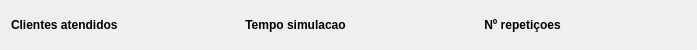
     <widget class="QWidget" name="footer" native="true">
      <property name="maximumSize">
       <size>
        <width>100000</width>
        <height>50</height>
       </size>
      </property>
      <layout class="QHBoxLayout" name="horizontalLayout">
       <item>
        <widget class="QLabel" name="nameLabel_30">
         <property name="minimumSize">
          <size>
           <width>115</width>
           <height>0</height>
          </size>
         </property>
         <property name="maximumSize">
          <size>
           <width>115</width>
           <height>16777215</height>
          </size>
         </property>
         <property name="font">
          <font>
           <weight>75</weight>
           <bold>true</bold>
          </font>
         </property>
         <property name="text">
          <string>Clientes atendidos</string>
         </property>
         <property name="alignment">
          <set>Qt::AlignLeading|Qt::AlignLeft|Qt::AlignVCenter</set>
         </property>
        </widget>
       </item>
       <item>
        <widget class="QLabel" name="clientesAtendidos">
         <property name="minimumSize">
          <size>
           <width>100</width>
           <height>0</height>
          </size>
         </property>
         <property name="maximumSize">
          <size>
           <width>100</width>
           <height>16777215</height>
          </size>
         </property>
         <property name="font">
          <font>
           <weight>50</weight>
           <bold>false</bold>
          </font>
         </property>
         <property name="text">
          <string/>
         </property>
         <property name="alignment">
          <set>Qt::AlignCenter</set>
         </property>
        </widget>
       </item>
       <item>
        <widget class="QLabel" name="nameLabel_28">
         <property name="minimumSize">
          <size>
           <width>115</width>
           <height>0</height>
          </size>
         </property>
         <property name="maximumSize">
          <size>
           <width>115</width>
           <height>16777215</height>
          </size>
         </property>
         <property name="font">
          <font>
           <weight>75</weight>
           <bold>true</bold>
          </font>
         </property>
         <property name="text">
          <string>Tempo simulacao</string>
         </property>
         <property name="alignment">
          <set>Qt::AlignCenter</set>
         </property>
        </widget>
       </item>
       <item>
        <widget class="QLabel" name="tempoSimulacao">
         <property name="minimumSize">
          <size>
           <width>100</width>
           <height>0</height>
          </size>
         </property>
         <property name="maximumSize">
          <size>
           <width>100</width>
           <height>16777215</height>
          </size>
         </property>
         <property name="font">
          <font>
           <weight>50</weight>
           <bold>false</bold>
          </font>
         </property>
         <property name="text">
          <string/>
         </property>
         <property name="alignment">
          <set>Qt::AlignCenter</set>
         </property>
        </widget>
       </item>
       <item>
        <widget class="QLabel" name="nameLabel_35">
         <property name="minimumSize">
          <size>
           <width>115</width>
           <height>0</height>
          </size>
         </property>
         <property name="maximumSize">
          <size>
           <width>115</width>
           <height>16777215</height>
          </size>
         </property>
         <property name="font">
          <font>
           <weight>75</weight>
           <bold>true</bold>
          </font>
         </property>
         <property name="text">
          <string>Nº repetiçoes</string>
         </property>
         <property name="alignment">
          <set>Qt::AlignCenter</set>
         </property>
        </widget>
       </item>
       <item>
        <widget class="QLabel" name="nRepeticoes">
         <property name="minimumSize">
          <size>
           <width>100</width>
           <height>0</height>
          </size>
         </property>
         <property name="maximumSize">
          <size>
           <width>100</width>
           <height>16777215</height>
          </size>
         </property>
         <property name="font">
          <font>
           <weight>50</weight>
           <bold>false</bold>
          </font>
         </property>
         <property name="text">
          <string/>
         </property>
         <property name="alignment">
          <set>Qt::AlignCenter</set>
         </property>
        </widget>
       </item>
      </layout>
     </widget>
